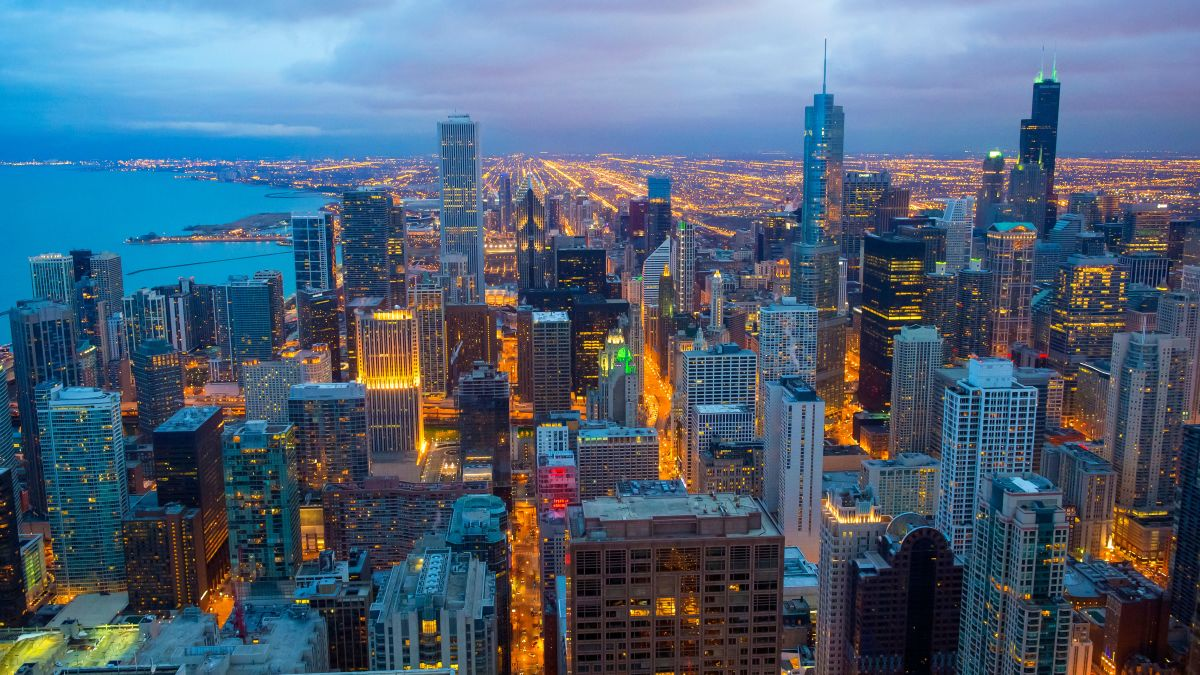
%> input picture Chicago.png, 1200 x 675 px
$ octave MSE_changes.m   (GNU Octave 9; MATLAB toolbox functions it lacks are replaced by stand-ins)
%> lines starting %> are read from the running program, lines starting %| are printed output that depends on the picture
clear all;
close all;
clc;

x = double(imread('Chicago.png'));
x(675,:) = [];
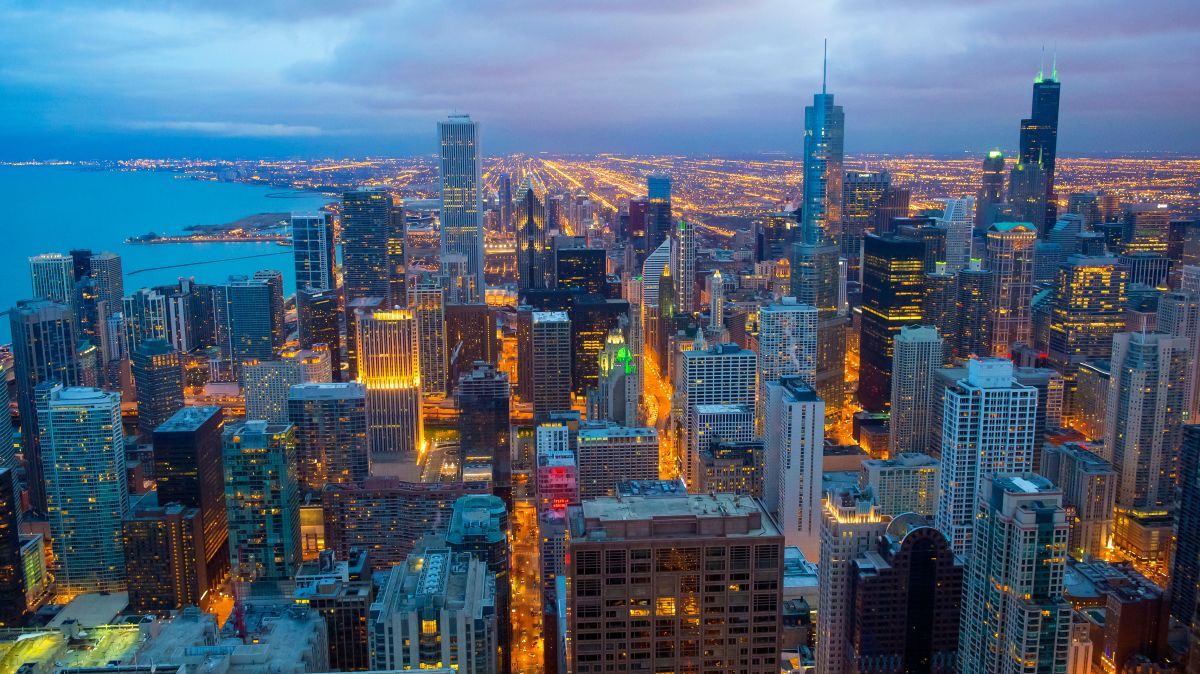
%> x: size 674x1200x3 double; mean R, G, B 78.8, 98.2, 118.8
%figure(1);
%imshow(x/255);

x = mean(x,3);
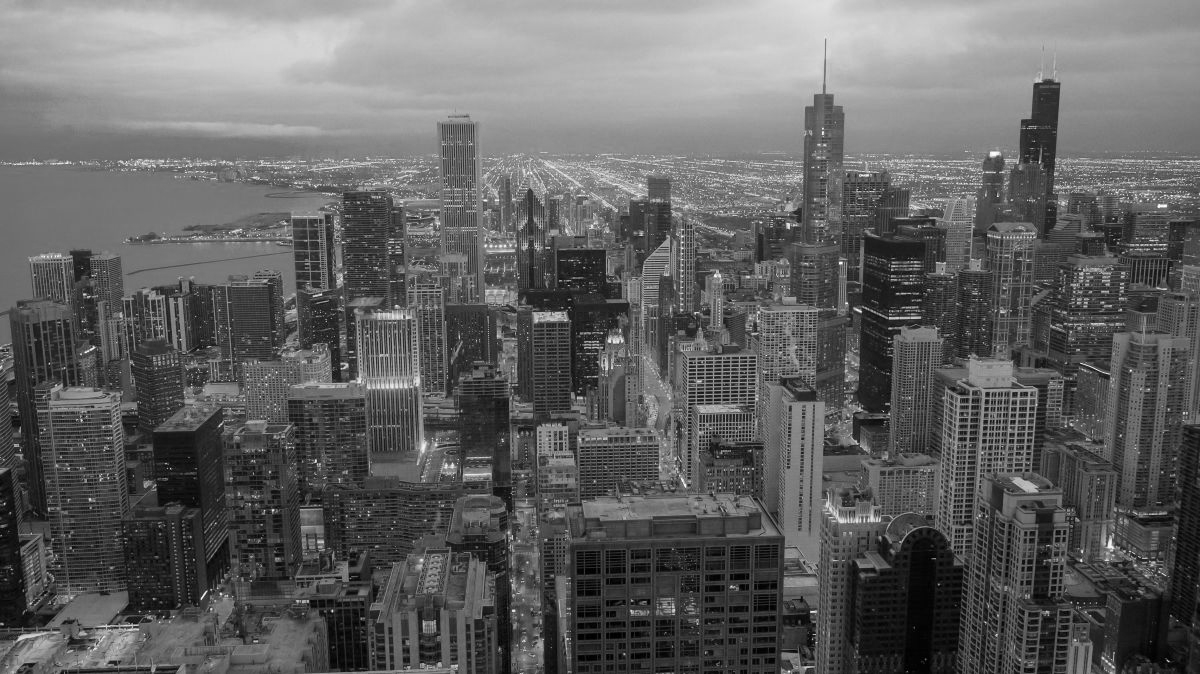
%> x: size 674x1200 double; min 0, max 254.7, mean 98.6

x = x*10; % fix me!
% figure(2);
% imshow(x/255);

m1 = randn(size(x));
n1 = randn(size(x));
sigma_m = input("What is the value for sigma_m? ");
%> the answer given: 2
sigma_n = input("What is the value for sigma_n? ");
%> the answer given: 2

y1 = x + m1*sigma_m;
z1 = x + n1*sigma_n;

center_y = size(y1)/2;
%> center_y = [337 600]

smaller_x = x(center_y(1) + [-40:40] + 25, center_y(2) + [-40:40] + 200);
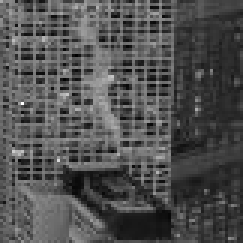
%> smaller_x: size 81x81 double (shown 3 times larger); min 196.7, max 2423.3, mean 900.1; drawn with min black and max white
figure(5);
imshow(smaller_x/max(smaller_x(:)));

smaller_y = y1(center_y(1) + [-40:40] + 25, center_y(2) + [-40:40] + 200);
figure(6);
imshow(smaller_y/max(smaller_x(:)));

smaller_z = z1(center_y(1) + [-40:40] + 25, center_y(2) + [-40:40] + 200);
figure(7);
imshow(smaller_z/max(smaller_x(:)));

patch_size = 4;
%sig = 700;
sig = 700;
w = zeros(size(smaller_y));

%> (the run ends here)
